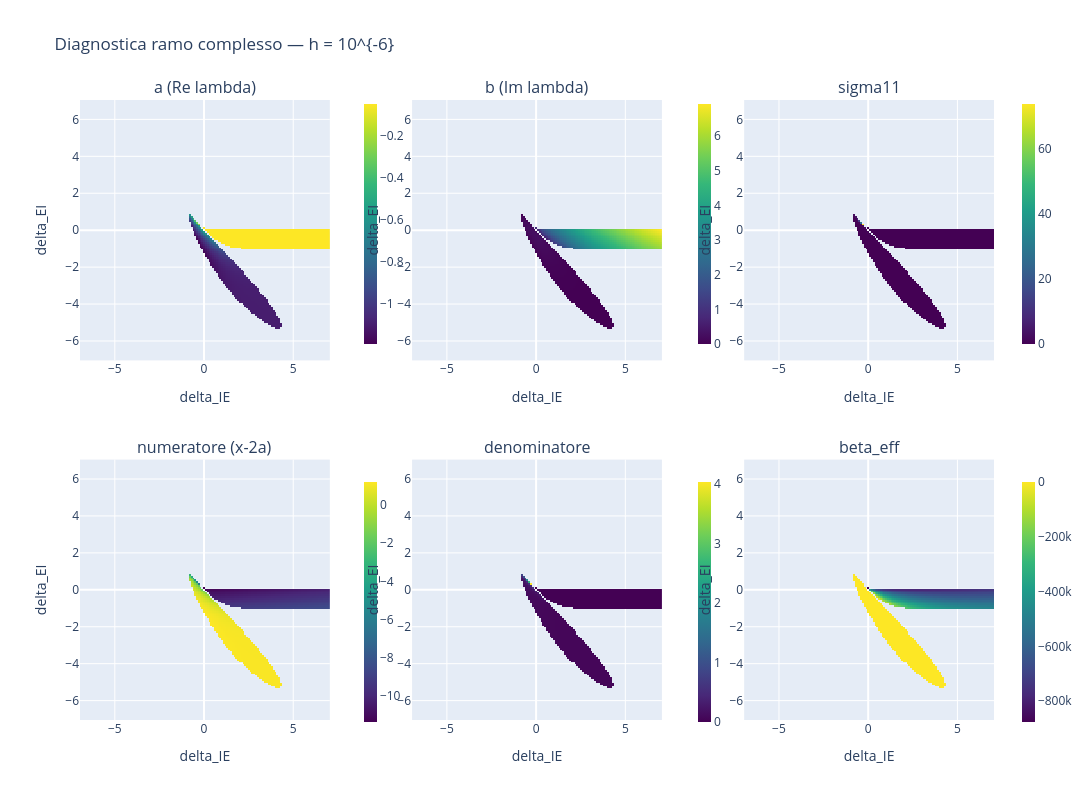

The cell this chart's notebook holds for it:
### Markdown cell above
## 5. Diagnostica del ramo complesso di $\beta_{eff}$

Scompone $\beta_{eff} = (x-2a)/[\sigma_{11}(a^2+b^2)]$ nei suoi pezzi, solo dove gli autovalori sono complessi. Nota: $x - 2a = -w$ e $a^2+b^2 = \det A$, quindi e' la stessa formula della Sez. 4.

### Code cell
# ============================================================
# DIAGNOSTICA RAMO COMPLESSO: a, b, sigma11, numeratore, denominatore, beta_eff
# ============================================================

h_label = list(data_all.keys())[0]
data = data_all[h_label]

X = data["A_x"]
s11 = data["sigma11"]
a_ = data["lambda_re"]
b_ = data["lambda_im"]
is_cplx = data["is_complex"]

denom = s11 * (a_**2 + b_**2)
numer = X - 2*a_

mask_c = is_cplx == 1

titles = ["a (Re lambda)", "b (Im lambda)", "sigma11", "numeratore (x-2a)", "denominatore", "beta_eff"]
fields = [a_, b_, s11, numer, denom, beta_matrices[h_label]]

fig = make_subplots(rows=2, cols=3, subplot_titles=titles,
                    horizontal_spacing=0.09, vertical_spacing=0.16)

cb_x = [0.30, 0.665, 1.02]
cb_y = [0.80, 0.19]

for k, (title, field) in enumerate(zip(titles, fields)):
    row, col = k // 3 + 1, k % 3 + 1
    f = np.where(mask_c, field, np.nan)
    fig.add_trace(
        go.Heatmap(
            x=data["delta_IE"], y=data["delta_EI"], z=f, colorscale="Viridis",
            hovertemplate=("delta_IE=%{x:.3g}<br>delta_EI=%{y:.3g}<br>"
                           f"{title}=" + "%{z:.6g}<extra></extra>"),
            colorbar=dict(x=cb_x[col - 1], y=cb_y[row - 1], len=0.42, thickness=13),
        ),
        row=row, col=col,
    )
    fig.update_xaxes(title_text="delta_IE", row=row, col=col)
    fig.update_yaxes(title_text="delta_EI", row=row, col=col)

fig.update_layout(title=f"Diagnostica ramo complesso — h = {h_label}", height=800, width=1250)
salva_figura(fig, "diagnostica_ramo_complesso")

### Figure 1 — Plotly figure (JSON) as saved in the notebook; plotly's stock layout.template omitted (floating-point values rounded to 4 significant figures; data arrays with more than 128 entries replaced by an {"elided": "..."} marker saying what was removed)
{"data": [{"colorbar": {"len": 0.42, "thickness": 13, "x": 0.3, "y": 0.8}, "colorscale": [[0, "#440154"], [0.1111, "#482878"], [0.2222, "#3e4989"], [0.3333, "#31688e"], [0.4444, "#26828e"], [0.5556, "#1f9e89"], [0.6667, "#35b779"], [0.7778, "#6ece58"], [0.8889, "#b5de2b"], [1, "#fde725"]], "hovertemplate": "delta_IE=%{x:.3g}<br>delta_EI=%{y:.3g}<br>a (Re lambda)=%{z:.6g}<extra></extra>", "type": "heatmap", "x": {"elided": "140 float values"}, "xaxis": "x", "y": {"elided": "141 float values"}, "yaxis": "y", "z": {"elided": "141x140 float values"}}, {"colorbar": {"len": 0.42, "thickness": 13, "x": 0.665, "y": 0.8}, "colorscale": [[0, "#440154"], [0.1111, "#482878"], [0.2222, "#3e4989"], [0.3333, "#31688e"], [0.4444, "#26828e"], [0.5556, "#1f9e89"], [0.6667, "#35b779"], [0.7778, "#6ece58"], [0.8889, "#b5de2b"], [1, "#fde725"]], "hovertemplate": "delta_IE=%{x:.3g}<br>delta_EI=%{y:.3g}<br>b (Im lambda)=%{z:.6g}<extra></extra>", "type": "heatmap", "x": {"elided": "140 float values"}, "xaxis": "x2", "y": {"elided": "141 float values"}, "yaxis": "y2", "z": {"elided": "141x140 float values"}}, {"colorbar": {"len": 0.42, "thickness": 13, "x": 1.02, "y": 0.8}, "colorscale": [[0, "#440154"], [0.1111, "#482878"], [0.2222, "#3e4989"], [0.3333, "#31688e"], [0.4444, "#26828e"], [0.5556, "#1f9e89"], [0.6667, "#35b779"], [0.7778, "#6ece58"], [0.8889, "#b5de2b"], [1, "#fde725"]], "hovertemplate": "delta_IE=%{x:.3g}<br>delta_EI=%{y:.3g}<br>sigma11=%{z:.6g}<extra></extra>", "type": "heatmap", "x": {"elided": "140 float values"}, "xaxis": "x3", "y": {"elided": "141 float values"}, "yaxis": "y3", "z": {"elided": "141x140 float values"}}, {"colorbar": {"len": 0.42, "thickness": 13, "x": 0.3, "y": 0.19}, "colorscale": [[0, "#440154"], [0.1111, "#482878"], [0.2222, "#3e4989"], [0.3333, "#31688e"], [0.4444, "#26828e"], [0.5556, "#1f9e89"], [0.6667, "#35b779"], [0.7778, "#6ece58"], [0.8889, "#b5de2b"], [1, "#fde725"]], "hovertemplate": "delta_IE=%{x:.3g}<br>delta_EI=%{y:.3g}<br>numeratore (x-2a)=%{z:.6g}<extra></extra>", "type": "heatmap", "x": {"elided": "140 float values"}, "xaxis": "x4", "y": {"elided": "141 float values"}, "yaxis": "y4", "z": {"elided": "141x140 float values"}}, {"colorbar": {"len": 0.42, "thickness": 13, "x": 0.665, "y": 0.19}, "colorscale": [[0, "#440154"], [0.1111, "#482878"], [0.2222, "#3e4989"], [0.3333, "#31688e"], [0.4444, "#26828e"], [0.5556, "#1f9e89"], [0.6667, "#35b779"], [0.7778, "#6ece58"], [0.8889, "#b5de2b"], [1, "#fde725"]], "hovertemplate": "delta_IE=%{x:.3g}<br>delta_EI=%{y:.3g}<br>denominatore=%{z:.6g}<extra></extra>", "type": "heatmap", "x": {"elided": "140 float values"}, "xaxis": "x5", "y": {"elided": "141 float values"}, "yaxis": "y5", "z": {"elided": "141x140 float values"}}, {"colorbar": {"len": 0.42, "thickness": 13, "x": 1.02, "y": 0.19}, "colorscale": [[0, "#440154"], [0.1111, "#482878"], [0.2222, "#3e4989"], [0.3333, "#31688e"], [0.4444, "#26828e"], [0.5556, "#1f9e89"], [0.6667, "#35b779"], [0.7778, "#6ece58"], [0.8889, "#b5de2b"], [1, "#fde725"]], "hovertemplate": "delta_IE=%{x:.3g}<br>delta_EI=%{y:.3g}<br>beta_eff=%{z:.6g}<extra></extra>", "type": "heatmap", "x": {"elided": "140 float values"}, "xaxis": "x6", "y": {"elided": "141 float values"}, "yaxis": "y6", "z": {"elided": "141x140 float values"}}], "layout": {"annotations": [{"font": {"size": 16}, "showarrow": false, "text": "a (Re lambda)", "x": 0.1367, "xanchor": "center", "xref": "paper", "y": 1, "yanchor": "bottom", "yref": "paper"}, {"font": {"size": 16}, "showarrow": false, "text": "b (Im lambda)", "x": 0.5, "xanchor": "center", "xref": "paper", "y": 1, "yanchor": "bottom", "yref": "paper"}, {"font": {"size": 16}, "showarrow": false, "text": "sigma11", "x": 0.8633, "xanchor": "center", "xref": "paper", "y": 1, "yanchor": "bottom", "yref": "paper"}, {"font": {"size": 16}, "showarrow": false, "text": "numeratore (x-2a)", "x": 0.1367, "xanchor": "center", "xref": "paper", "y": 0.42, "yanchor": "bottom", "yref": "paper"}, {"font": {"size": 16}, "showarrow": false, "text": "denominatore", "x": 0.5, "xanchor": "center", "xref": "paper", "y": 0.42, "yanchor": "bottom", "yref": "paper"}, {"font": {"size": 16}, "showarrow": false, "text": "beta_eff", "x": 0.8633, "xanchor": "center", "xref": "paper", "y": 0.42, "yanchor": "bottom", "yref": "paper"}], "height": 800, "title": {"text": "Diagnostica ramo complesso — h = 10^{-6}"}, "width": 1250, "xaxis": {"anchor": "y", "domain": [0, 0.2733], "title": {"text": "delta_IE"}}, "xaxis2": {"anchor": "y2", "domain": [0.3633, 0.6367], "title": {"text": "delta_IE"}}, "xaxis3": {"anchor": "y3", "domain": [0.7267, 1], "title": {"text": "delta_IE"}}, "xaxis4": {"anchor": "y4", "domain": [0, 0.2733], "title": {"text": "delta_IE"}}, "xaxis5": {"anchor": "y5", "domain": [0.3633, 0.6367], "title": {"text": "delta_IE"}}, "xaxis6": {"anchor": "y6", "domain": [0.7267, 1], "title": {"text": "delta_IE"}}, "yaxis": {"anchor": "x", "domain": [0.58, 1], "title": {"text": "delta_EI"}}, "yaxis2": {"anchor": "x2", "domain": [0.58, 1], "title": {"text": "delta_EI"}}, "yaxis3": {"anchor": "x3", "domain": [0.58, 1], "title": {"text": "delta_EI"}}, "yaxis4": {"anchor": "x4", "domain": [0, 0.42], "title": {"text": "delta_EI"}}, "yaxis5": {"anchor": "x5", "domain": [0, 0.42], "title": {"text": "delta_EI"}}, "yaxis6": {"anchor": "x6", "domain": [0, 0.42], "title": {"text": "delta_EI"}}}}
